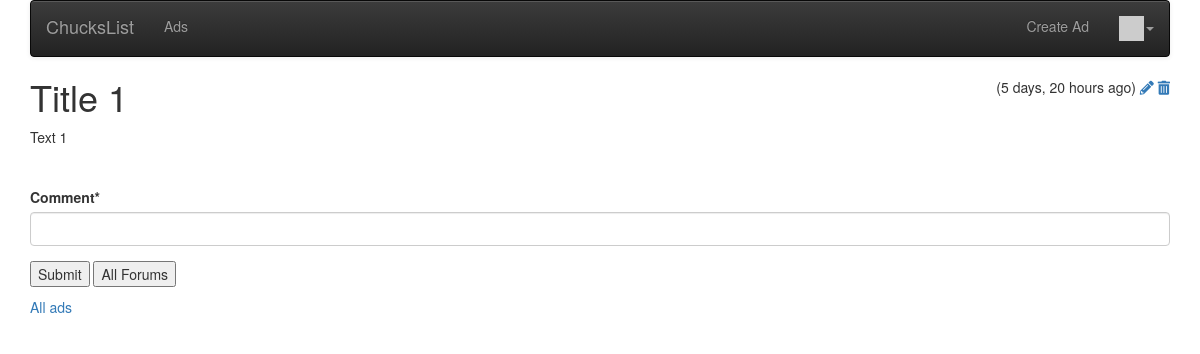
Before: /ad/1 (signed in) with the older database file.
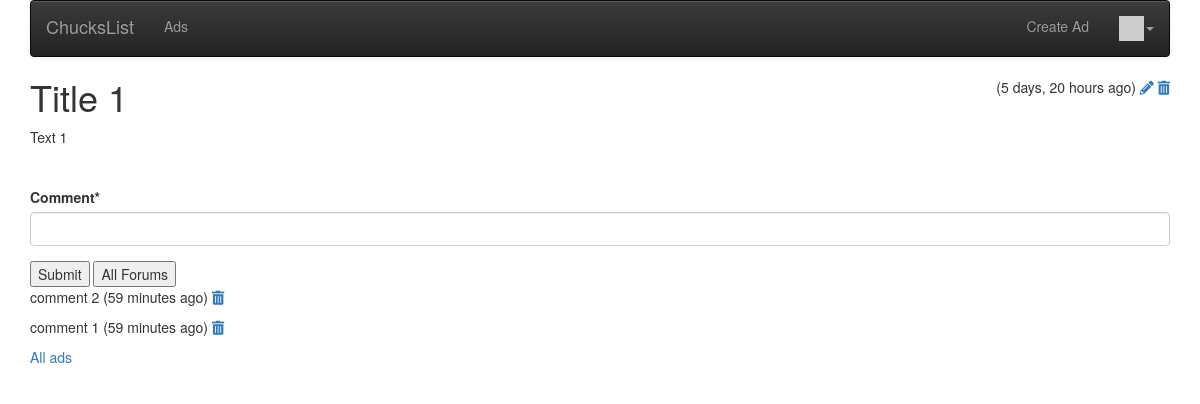
After: the same page with the newer database file.
### ads/models.py (models this page shows, shortened)
class Comment(models.Model) :
    text = models.TextField(
        validators=[MinLengthValidator(3, "Comment must be greater than 3 characters")]
    )
    ad = models.ForeignKey(Ad, on_delete=models.CASCADE)
    owner = models.ForeignKey(settings.AUTH_USER_MODEL, on_delete=models.CASCADE)
    created_at = models.DateTimeField(auto_now_add=True)
    updated_at = models.DateTimeField(auto_now=True)

### ads/views.py (the view)
# urls.py: path('ad/<int:pk>', views.AdDetailView.as_view(), name='ad_detail'),
class AdDetailView(OwnerDetailView):
    model = Ad
    template_name = "ads/ad_detail.html"
    def get(self, request, pk) :
        x = Ad.objects.get(id=pk)
        comments = Comment.objects.filter(ad=x).order_by('-updated_at')
        comment_form = CommentForm()
        context = {'ad': x, 'comments': comments, 'comment_form': comment_form}
        return render(request, self.template_name, context)

### ads/forms.py
class CommentForm(forms.Form):
    comment = forms.CharField(required=True, max_length=500, min_length=3, strip=True)

### home/context_processors.py (called while the page is built)
def settings(request):
    return {
        'settings': django_settings,
    }

### home/templatetags/app_tags.py (called while the page is built)
@register.filter(name='gravatar')
def gravatar(user, size=35):
    email = str(user.email.strip().lower()).encode('utf-8')
    email_hash = md5(email).hexdigest()
    url = "//www.gravatar.com/avatar/{0}?s={1}&d=identicon&r=PG"
    return url.format(email_hash, size)

### ads/templates/ads/ad_detail.html (shortened to what this page needs)
{% extends "base_menu.html" %}
{% load humanize %}
{% block content %}
<span style="float: right;">
({{ ad.updated_at|naturaltime }})
{% if ad.owner == user %}
<a href="{% url 'ads:ad_update' ad.id %}"><i class="fa fa-pencil"></i></a>
<a href="{% url 'ads:ad_delete' ad.id %}"><i class="fa fa-trash"></i></a>
{% endif %}
</span>
<h1>{{ ad.title }}</h1>
<p>
{{ ad.text }}
</p>
<p>
{% if user.is_authenticated %}
<br clear="all"/>
<p>
{% load crispy_forms_tags %}
<form method="post" action="{% url 'ads:ad_comment_create' ad.id %}">
    {{ comment_form|crispy }}
<input type="submit" value="Submit">
<input type="submit" value="All Forums" onclick="window.location.href='{% url 'ads:all' %}';return false;">
</form>
{% endif %}
{% for comment in comments %}
<p> {{ comment.text }}
({{ comment.updated_at|naturaltime }})
{% if user == comment.owner %}
<a href="{% url 'ads:ad_comment_delete' comment.id %}"><i class="fa fa-trash"></i></a>
{% endif %}
</p>
{% endfor %}
</p>
<p>
<a href="{% url 'ads:all' %}">All ads</a>
</p>
{% endblock %}

Changed rows visible on the page:
added Comment: text "comment 2", updated_at "59 minutes ago"
added Comment: text "comment 1", updated_at "59 minutes ago"
